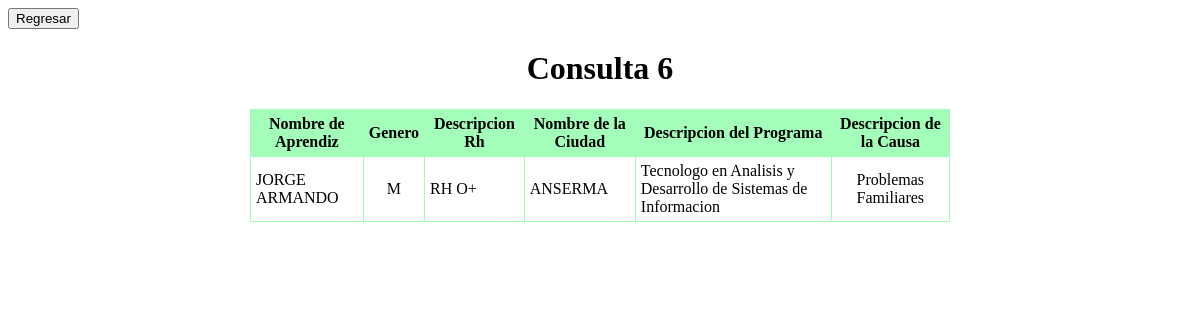
The app's page /consultasDoneya/consulta6/index.php with its own data.
### tables this page shows
CREATE TABLE `aprendiz` (
  `id_apre` varchar(15) NOT NULL,
  `nom_apre` varchar(50) default NULL,
  `apel_aprn` varchar(50) default NULL,
  `cod_ciudad` varchar(10) NOT NULL,
  `cod_tipo_id` varchar(10) NOT NULL,
  `cod_rh` varchar(15) NOT NULL,
  `genero` varchar(5) default NULL,
  `edad` varchar(5) default NULL,
  `telefono_apre` varchar(20) default NULL,
  PRIMARY KEY  (`id_apre`),
  KEY `cod_ciudad` (`cod_ciudad`),
  KEY `cod_tipo_id` (`cod_tipo_id`),
  KEY `cod_rh` (`cod_rh`),
  CONSTRAINT `aprendiz_ibfk_1` FOREIGN KEY (`cod_ciudad`) REFERENCES `ciudad` (`cod_ciudad`),
  CONSTRAINT `aprendiz_ibfk_2` FOREIGN KEY (`cod_tipo_id`) REFERENCES `tipo_id` (`cod_tipo_id`),
  CONSTRAINT `aprendiz_ibfk_3` FOREIGN KEY (`cod_rh`) REFERENCES `rh` (`cod_rh`)
);

CREATE TABLE `rh` (
  `cod_rh` varchar(15) NOT NULL,
  `des_rh` varchar(20) default NULL,
  PRIMARY KEY  (`cod_rh`)
);

CREATE TABLE `ciudad` (
  `cod_ciudad` varchar(30) NOT NULL default '',
  `nom_ciudad` varchar(100) default NULL,
  `cod_depto` varchar(15) default NULL,
  `habitantes` varchar(15) default NULL,
  PRIMARY KEY  (`cod_ciudad`),
  KEY `cod_depto` (`cod_depto`),
  CONSTRAINT `ciudad_ibfk_1` FOREIGN KEY (`cod_depto`) REFERENCES `depto` (`cod_depto`)
);

CREATE TABLE `programa` (
  `cod_pro` varchar(400) NOT NULL default '',
  `des_prog` varchar(80) default NULL,
  `estado` varchar(15) default NULL,
  PRIMARY KEY  (`cod_pro`)
);

CREATE TABLE `causa_desercion` (
  `cod_causa` varchar(20) NOT NULL default '',
  `des_causa` varchar(80) default NULL,
  `estado_causa` varchar(15) default NULL,
  PRIMARY KEY  (`cod_causa`)
);

### consultasDoneya/consulta6/view/viewClass.php (called while the page is built, shortened)
<?php
class viewClass {
    static public function renderHTML($view, $args = NULL) {
        include_once 'templates/' . $view;
    }
}

### consultasDoneya/consulta6/index.php (called while the page is built, shortened)
<?php
include_once '../../librerias/dataBaseClass.php';
$controller = new controllerClass();
$controller->index();
?>

### librerias/dataBaseClass.php (called while the page is built, shortened)
<?php
class dataBaseClass {
  static private $host = 'localhost';
  static private $port = 3306,
          $dbname = 'desercion',
          $user = 'root',
          $password = '',
          $driver = 'mysql',
          $instance = NULL;
  static public function getInstance() {
    return self::$instance;
  }
  static private function connect() {
    try {
      $dsn = self::$driver
              . ':host='. self::$host
              . ';port=' . self::$port
              . ';dbname=' . self::$dbname;
      self::$instance = new PDO($dsn, self::$user, self::$password);
      return true;
    } catch (PDOException $e) {
      echo $e->getMessage();
    }
  }
}

### consultasDoneya/consulta6/model/modelClass.php (called while the page is built)
<?php
class modelClass {
    static public function getAll() {
        try {
            $sql = "SELECT nom_apre, genero, des_rh, nom_ciudad, des_prog, des_causa
from desercion, aprendiz, rh, ciudad, ficha, programa, causa_desercion
where desercion.id_apre=aprendiz.id_apre
and aprendiz.cod_rh=rh.cod_rh
and aprendiz.cod_ciudad=ciudad.cod_ciudad
and desercion.num_ficha=ficha.num_ficha
and ficha.cod_programa=programa.cod_pro
and desercion.cod_causa=causa_desercion.cod_causa
and aprendiz.genero='m' and causa_desercion.cod_causa='3'";
            return dataBaseClass::getInstance()->query($sql)->fetchAll(PDO::FETCH_ASSOC);
        } catch (PDOException $e) {
            return $e;
        }
    }
}
?>

### consultasDoneya/consulta6/view/templates/index.php (the view, shortened to what this page needs)
<!DOCTYPE html>
<html lang="es">
    <head>
        <link rel="stylesheet" media="screen" href="css/main.css">
    </head>
    <body>
        <a align="right" href="../../../../Taller-2/"><button>Regresar</button></a>
    <center>
        <h1>Consulta 6</h1>
        <table id="tblContenido">
            <thead>
                <tr>
                    <th>Nombre de Aprendiz</th>
                    <th>Genero</th>
                    <th>Descripcion Rh</th>
                    <th>Nombre de la Ciudad</th>
                    <th>Descripcion del Programa</th>
                    <th>Descripcion de la Causa</th>
                </tr>
            </thead>
            <tbody>
                <?php foreach ($datos as $row): ?>
                    <tr>
                        <td><?php echo $row['nom_apre'] ?></td>
                        <td><?php echo $row['genero'] ?></td>
                        <td><?php echo $row['des_rh'] ?></td>
                        <td><?php echo $row['nom_ciudad'] ?></td>
                        <td><?php echo $row['des_prog'] ?></td>
                        <td><?php echo $row['des_causa'] ?></td>
                    </tr>
                <?php endforeach ?>
            </tbody>
        </table>
    </body>
</html>

### consultasDoneya/consulta6/css/main.css (style rules this page uses)
#tblContenido { border: solid red 1px; width: 700px; border-spacing: 10px; border-collapse: collapse; }
#tblContenido thead tr th { background-color: #A3FEBA; }
#tblContenido tbody tr td, #tblContenido thead tr th { margin: 0px; padding: 0px; border: solid #A3FEBA 1px; padding: 5px; }
#tblContenido tbody tr td:last-child, #tblContenido tbody tr td:nth-child(2) { text-align: center; }

### records on screen
aprendiz: nom_apre "JORGE ARMANDO", genero "M", cod_rh.des_rh "RH O+", cod_ciudad.nom_ciudad "ANSERMA", programa.des_prog "Tecnologo en Analisis y Desarrollo de Sistemas de Informacion", causa_desercion.des_causa "Problemas Familiares"
